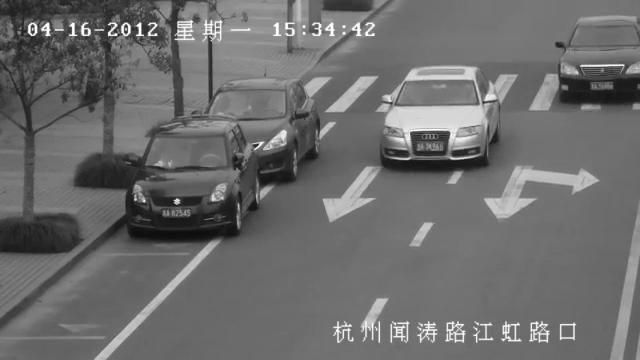
%> input picture i1.jpg, 640 x 360 px
$ octave GaussianBarGraph.m   (GNU Octave 9; MATLAB toolbox functions it lacks are replaced by stand-ins)
%> lines starting %> are read from the running program, lines starting %| are printed output that depends on the picture
### psnr.m
function PSNR = psnr(distImg, origImg)

            origImg = double(origImg);
            distImg = double(distImg);

            [M N] = size(origImg);
            error = origImg - distImg;
            MSE = sum(sum(error .* error)) / (M * N);

            if(MSE > 0)
            PSNR = 10*log(255*255/MSE) / log(10);
            else
            PSNR = 99;
            end

end

### GaussianBarGraph.m

     clear all;
     close all;
     clc;
    zh1 = imread('i1.jpg');
%> zh1 is the input picture: size 360x640 uint8; min 12, max 255, mean 108.7
     j1 = imnoise(zh1,'gaussian',0, 0.01);
     j2 = imnoise(zh1,'gaussian',0, 0.02);
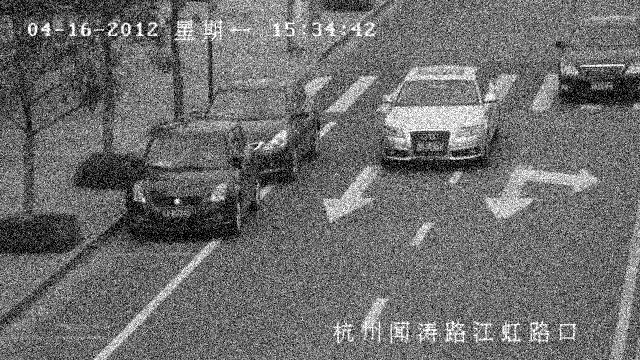
%> j2: size 360x640 uint8; min 0, max 255, mean 108.8
     j3 = imnoise(zh1,'gaussian',0, 0.03);
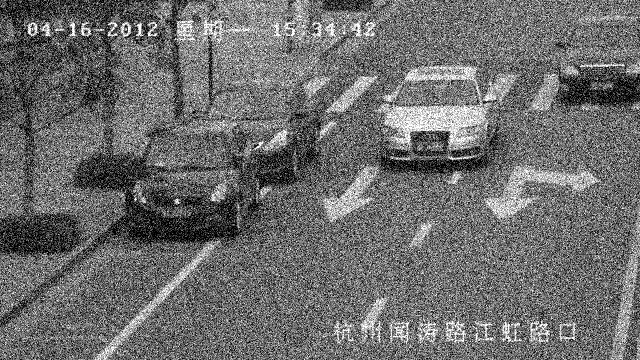
%> j3: size 360x640 uint8; min 0, max 255, mean 109.1

    k1 = filter2(fspecial('average', 3), j1)/255;
    k2 = filter2(fspecial('average', 3), j2)/255;
    k3 = filter2(fspecial('average', 3), j3)/255;

    l1= medfilt2(j1, [3 3]);
    l2 = medfilt2(j2, [3 3]);
    l3 = medfilt2(j3, [3 3]);

    m1= wiener2(j1, [3 3]);
    m2= wiener2(j2, [3 3]);
    m3= wiener2(j3, [3 3]);

   [psnrj1]=psnr(j1,zh1);
%> in psnr, `MSE = sum(sum(error .* error)) / (M * N);`: MSE = 638.8
%> in psnr, `PSNR = 10*log(255*255/MSE) / log(10);`: PSNR = 20.08
%> psnrj1 = 20.08
   [psnrj2]=psnr(j2,zh1);
%> psnrj2 = 17.12
   [psnrj3]=psnr(j3,zh1);
%> psnrj3 = 15.44

   [psnrk1]=psnr(k1,zh1);
%> psnrk1 = 7.04
   [psnrk2]=psnr(k2,zh1);
%> psnrk2 = 7.04
   [psnrk3]=psnr(k3,zh1);
%> psnrk3 = 7.04

   [psnrl1]=psnr(l1,zh1);
%> in psnr (call 7), `error = origImg - distImg;`:
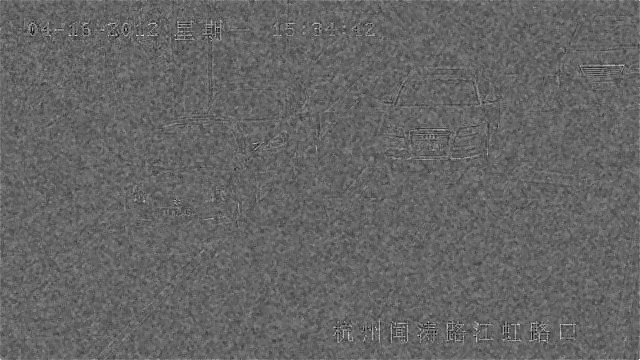
%> error: size 360x640 double; min -101, max 154, mean 0.3; drawn with min black and max white
%> in psnr (call 7), `MSE = sum(sum(error .* error)) / (M * N);`: MSE = 153.4
%> in psnr (call 7), `PSNR = 10*log(255*255/MSE) / log(10);`: PSNR = 26.27
%> psnrl1 = 26.27
   [psnrl2]=psnr(l2,zh1);
%> psnrl2 = 23.88
   [psnrl3]=psnr(l3,zh1);
%> psnrl3 = 22.35

   [psnrm1]=psnr(m1,zh1);
%> in psnr (call 10), `error = origImg - distImg;`:
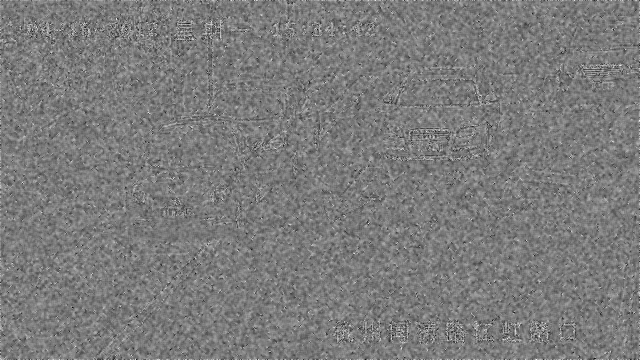
%> error: size 360x640 double; min -79, max 84, mean 0.1; drawn with min black and max white
%> in psnr (call 10), `MSE = sum(sum(error .* error)) / (M * N);`: MSE = 126.8
%> in psnr (call 10), `PSNR = 10*log(255*255/MSE) / log(10);`: PSNR = 27.1
%> psnrm1 = 27.1
   [psnrm2]=psnr(m2,zh1);
%> in psnr (call 11), `error = origImg - distImg;`:
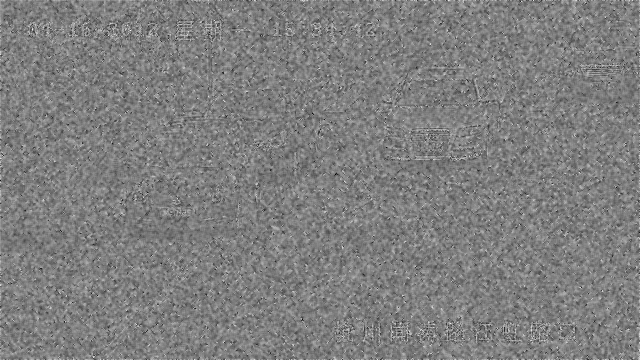
%> error: size 360x640 double; min -108, max 109, mean 0; drawn with min black and max white
%> in psnr (call 11), `MSE = sum(sum(error .* error)) / (M * N);`: MSE = 246.3
%> in psnr (call 11), `PSNR = 10*log(255*255/MSE) / log(10);`: PSNR = 24.22
%> psnrm2 = 24.22
   [psnrm3]=psnr(m3,zh1);
%> in psnr (call 12), `error = origImg - distImg;`:
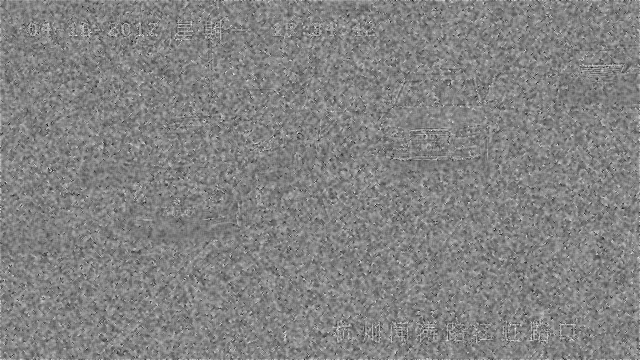
%> error: size 360x640 double; min -128, max 121, mean -0.2; drawn with min black and max white
%> in psnr (call 12), `MSE = sum(sum(error .* error)) / (M * N);`: MSE = 358.9
%> in psnr (call 12), `PSNR = 10*log(255*255/MSE) / log(10);`: PSNR = 22.58
%> psnrm3 = 22.58


   x= [1,2,3,4,5,6,7,8,9,10,11,12,13,14];
   y= [psnrj1,psnrk1,psnrl1,psnrm1, 0,psnrj2,psnrk2,psnrl2, psnrm2,0, psnrj3, psnrk3,psnrl3,psnrm3 ];
%> y = [20.08 7.04 26.27 27.1 0 17.12 7.04 23.88 24.22 0 15.44 7.04 22.35 22.58]

   bar(x,y), xlabel('Digital Images'), ylabel('PSNR'), title('Gaussian Bar Graph');
%> after `title('Gaussian Bar Graph')`:
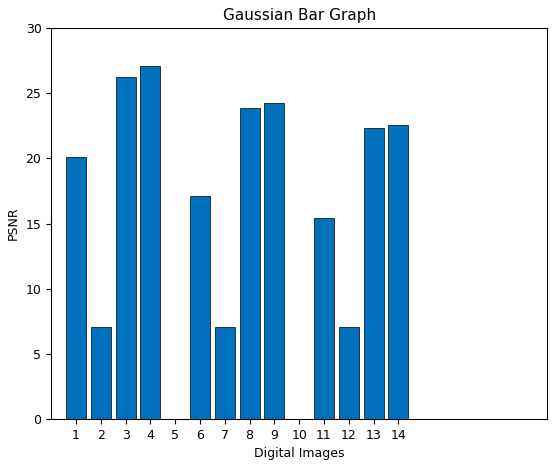
%> figure redrawn from the program's plot data; tallest bar 27.1 high, from x = 3.6 to 4.4
